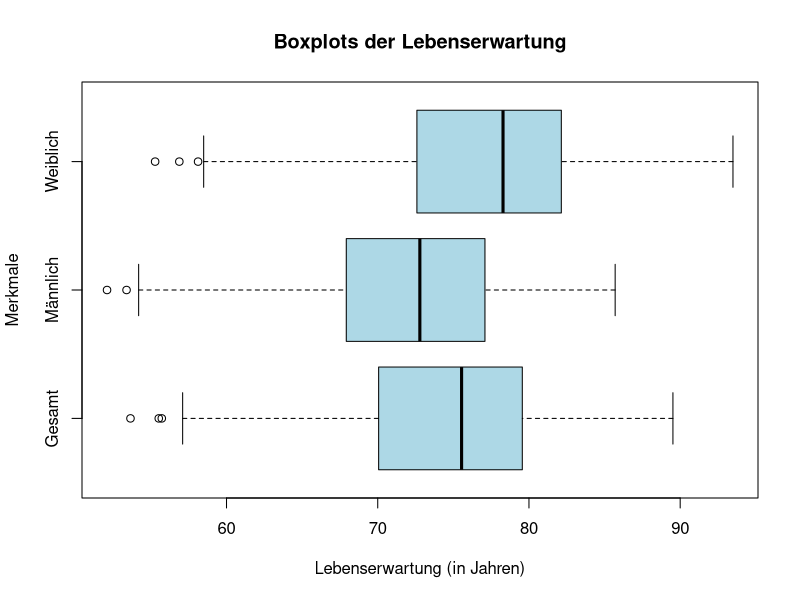
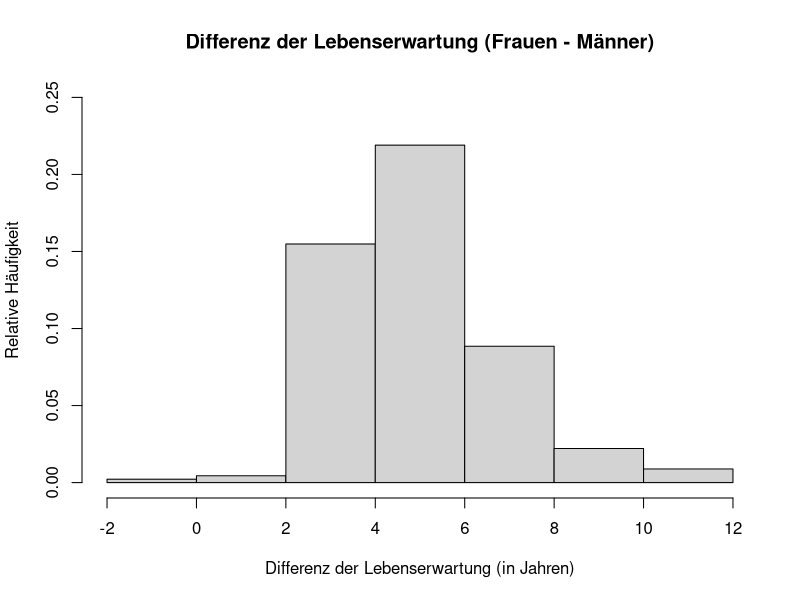
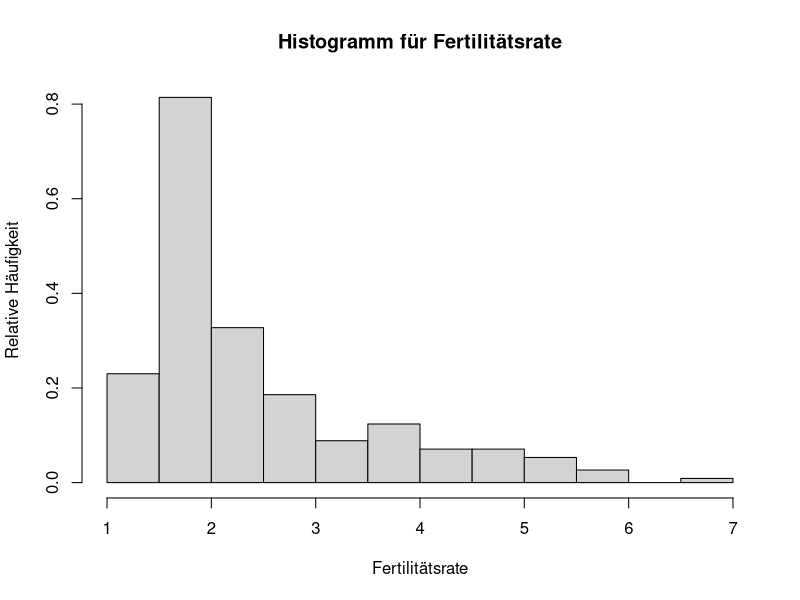
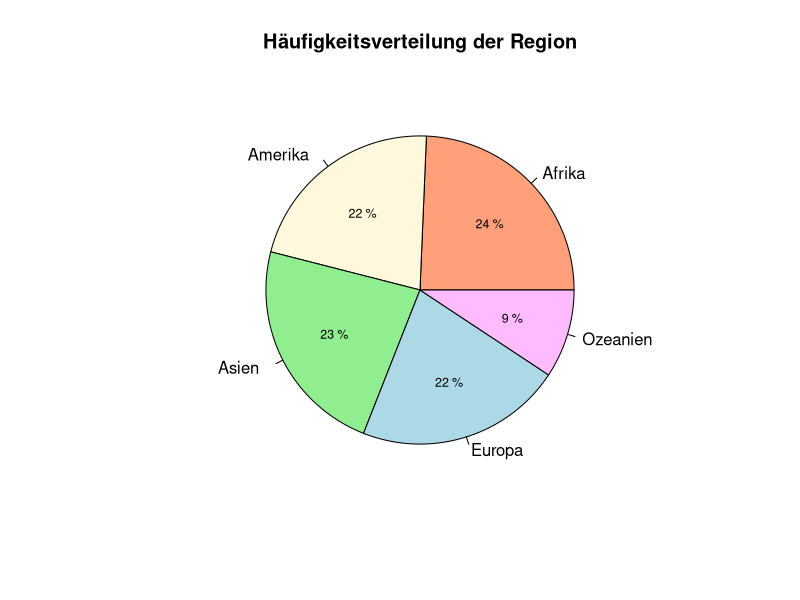
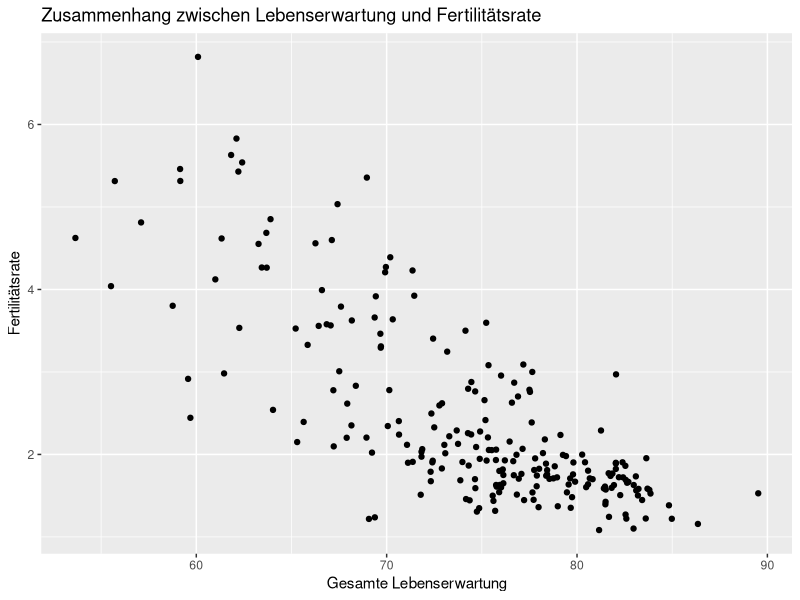
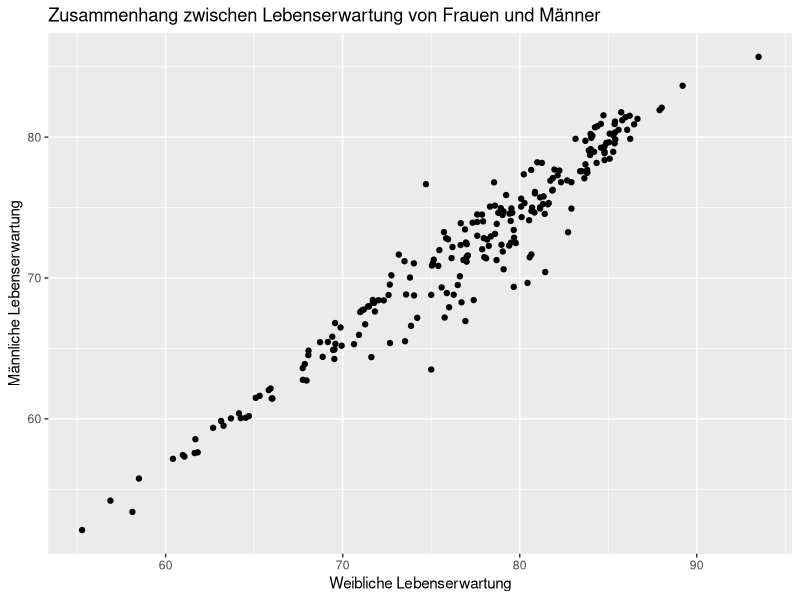
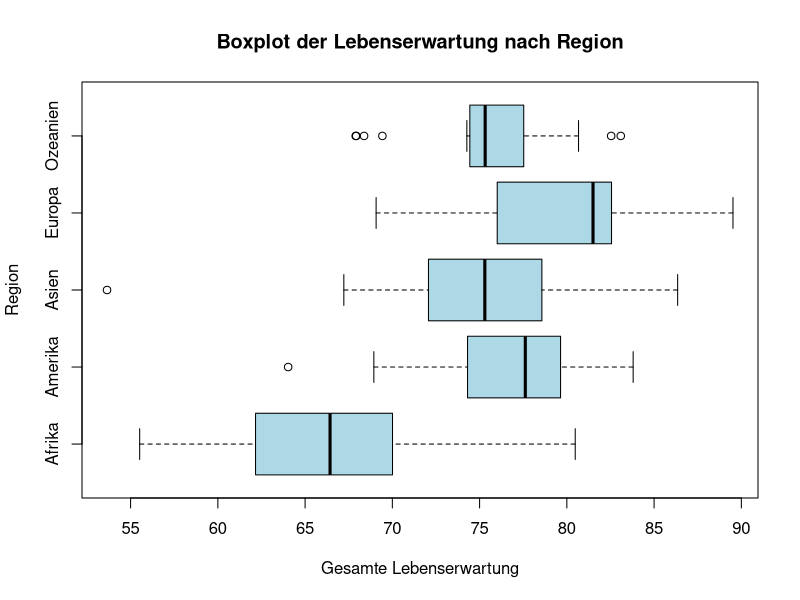
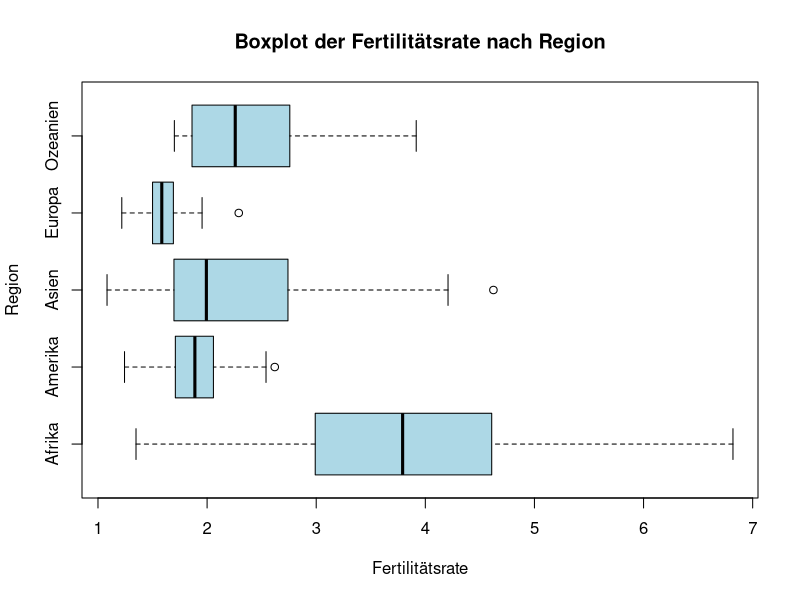

Write the R code that produced these figures, in order.
library(ggplot2)

setwd("C:/Users/alena/Documents/GitHub/Fallstudien-1/Projekt 1")

data <- read.csv("census_2022_2002.csv")
# Ueberblick ueber die Daten
dim(data)
head(data)
str(data)
summary(data)

# Entfernung von NA-Werten
data_noNA <- na.omit(data)

# Datensatz auf 2 abhaengig vom Jahr teilen
data2002 <- subset(data_noNA, Year == 2002)
dim(data2002)

data2022 <- subset(data_noNA, Year == 2022)
dim(data2022)


#1 - Haeufigkeitsverteilungen der Merkmale + Unterschiede zwischen Geschlechter
attach(data2022)

num_stat <- function(data) {
  var_name <- c("Gesamte Lebenserwartung", "Männliche Lebenserwartung", 
                "Weibliche Lebenserwartung", "Fertilitätsrate")
  result <- matrix(NA, nrow = length(data), ncol = 7)
  colnames(result) <- c("Variable", "min", "max", "IQR", "median", 
                        "mean", "sd")
  for(i in 1:length(data)) {
    var_data <- data[[i]]
    Max <- max(var_data)
    Min <- min(var_data)
    q1 <- quantile(var_data, 0.25)
    q3 <- quantile(var_data, 0.75)
    result[i, 1] <- var_name[i]
    result[i, 2] <- round(Min, 2)
    result[i, 3] <- round(Max,2)
    result[i, 4] <- round(q3 - q1,2)
    result[i, 5] <- round(median(var_data),2)
    result[i, 6] <- round(mean(var_data),2)
    result[i, 7] <- round(sd(var_data),2)
  } 
  return(as.data.frame(result))
}
num_data <- 3:6
num_stat(data2022[,num_data])

# Boxplot fuer Lebenserwartung (+ Unterschiede zwischen den Geschlechtern)
boxplot(Life_Expectancy_Overall,
        Life_Expectancy_Male,
        Life_Expectancy_Female,
        names = c("Gesamt", "Männlich", "Weiblich"),
        main = "Boxplots der Lebenserwartung",
        ylab = "Merkmale",
        xlab = "Lebenserwartung (in Jahren)", horizontal = TRUE, col = "lightblue")

# Unterschiede zwischen Geschlechter
Diff_Lebenserwartung <- Life_Expectancy_Female - Life_Expectancy_Male
hist(Diff_Lebenserwartung, xlab = "Differenz der Lebenserwartung (in Jahren)",
     ylab = "Relative Häufigkeit",
     main = "Differenz der Lebenserwartung (Frauen - Männer)", probability = TRUE,
     ylim = c(0, 0.25))

# Boxplot fuer gesamte Fertilitaet
hist(Total_Fertility_Rate, main = "Histogramm für Fertilitätsrate",
        xlab = "Fertilitätsrate", ylab = "Relative Häufigkeit", 
     probability = TRUE)

# Verteilung der Region
freq <- table(Region)
prozent <- round((freq / sum(freq)) * 100)
region_name <- c("Afrika", "Amerika", "Asien", "Europa", "Ozeanien")
beschriftung = paste(region_name, " ")

pie(freq, labels = beschriftung, main = "Häufigkeitsverteilung der Region", 
    col = c("lightsalmon", "cornsilk", "lightgreen", "lightblue", "plum1"))

angles <- cumsum(freq) / sum(freq) * 2 * pi
text_positions <- angles - (freq / sum(freq) * pi)

text(x = cos(text_positions) * 0.5, y = sin(text_positions) * 0.5, 
     labels = paste(prozent, "%"), cex = 0.75)

# Verteilung der Subregion
table(Subregion)

#2 - bivariate Zusammenhaenge zwischen den Merkmalen
# Subregionen nach Region
table(Subregion, Region)

# Streudiagramm der Lebenserwartung vs. Fertilitätsrate
ggplot(data2022, aes(x = Life_Expectancy_Overall, y = Total_Fertility_Rate)) +
  geom_point() +
  labs(title = "Zusammenhang zwischen Lebenserwartung und Fertilitätsrate",
       x = "Gesamte Lebenserwartung",
       y = "Fertilitätsrate")

# Streudiagramm der Lebenserwartung von Maenner vs Frauen
ggplot(data2022, aes(x = Life_Expectancy_Female, y = Life_Expectancy_Male)) +
  geom_point() +
  labs(title = "Zusammenhang zwischen Lebenserwartung von Frauen und Männer",
       x = "Weibliche Lebenserwartung",
       y = "Männliche Lebenserwartung")

# Boxplot der Lebenserwartung nach Region
boxplot(Life_Expectancy_Overall ~ Region,
        main = "Boxplot der Lebenserwartung nach Region",
        ylab = "Region",
        xlab = "Gesamte Lebenserwartung", horizontal = TRUE,
        names = region_name, col = "lightblue")

# Boxplot der Fertilitaet nach Region
boxplot(Total_Fertility_Rate ~ Region,
        main = "Boxplot der Fertilitätsrate nach Region",
        ylab = "Region",
        xlab = "Fertilitätsrate", horizontal = TRUE,
        col = "lightblue", names = region_name)


#3 - Unterschiede der Merkmale zwischen den Subregionen

# Subregionen ins Deutsche übersetzen und Region hinzufügen
Subregion[Subregion == "Eastern Africa"] <- "Ostafrika"
Subregion[Subregion == "Middle Africa"] <- "Zentralafrika"
Subregion[Subregion == "Northern Africa"] <- "Nordafrika"
Subregion[Subregion == "Southern Africa"] <- "Südafrika"
Subregion[Subregion == "Western Africa"] <- "Westafrika"
Subregion[Subregion == "Caribbean"] <- "Karibik"
Subregion[Subregion == "Central America"] <- "Mittelamerika"
Subregion[Subregion == "Northern America"] <- "Nordamerika"
Subregion[Subregion == "South America"] <- "Südamerika"
Subregion[Subregion == "Eastern Asia"] <- "Ostasien"
Subregion[Subregion == "South-Central Asia"] <- "Südzentralasien"
Subregion[Subregion == "South-Eastern Asia"] <- "Südostasien"
Subregion[Subregion == "Western Asia"] <- "Westasien"
Subregion[Subregion == "Eastern Europe"] <- "Osteuropa"
Subregion[Subregion == "Northern Europe"] <- "Nordeuropa"
Subregion[Subregion == "Southern Europe"] <- "Südeuropa"
Subregion[Subregion == "Western Europe"] <- "Westeuropa"
Subregion[Subregion == "Australia/New Zealand"] <- "Australien/Neuseeland"
Subregion[Subregion == "Melanesia"] <- "Melanesien"
Subregion[Subregion == "Micronesia"] <- "Mikronesien"
Subregion[Subregion == "Polynesia"] <- "Polynesien"

# Region hinzufügen basierend auf den Subregionen
Region <- ifelse(Subregion %in% c("Ostafrika", "Zentralafrika", "Nordafrika", "Südafrika", "Westafrika"), "Afrika",
                          ifelse(Subregion %in% c("Karibik", "Mittelamerika", "Nordamerika", "Südamerika"), "Amerika",
                                 ifelse(Subregion %in% c("Ostasien", "Südzentralasien", "Südostasien", "Westasien"), "Asien",
                                        ifelse(Subregion %in% c("Osteuropa", "Nordeuropa", "Südeuropa", "Westeuropa"), "Europa",
                                               ifelse(Subregion %in% c("Australien/Neuseeland", "Melanesien", "Mikronesien", "Polynesien"), "Ozeanien", 
                                                      NA)))))

# Sortieren der Daten nach Region und Subregion in neuer Variable year2022
year2022 <- data2022[order(Region, Subregion), ]


#########################
#Boxplots


#Boxplot Lebenserwartung der Männer in den Subregionen
# Boxplot mit ggplot2, nach Region gruppiert und mit farblicher Unterscheidung der Regionen
ggplot(year2022, aes(x = factor(Subregion, levels = unique(Subregion)), y = Life_Expectancy_Male, fill = Region)) +
  geom_boxplot(coef = 1.5, size = 0.6) +
  labs(title = "Lebenserwartung der Männer in den Subregionen (2022)",
       x = "Subregion",
       y = "Lebenserwartung",
       fill = "Region") +  # Legende für die Regionen hinzufügen
  theme(
    plot.title = element_text(size = 16, face = "bold"),  # Überschrift größer und fett
    axis.title.x = element_text(size = 14),  # x-Achsenbeschriftung größer
    axis.title.y = element_text(size = 14, margin = margin(r = 10)),  # y-Achsenbeschriftung größer
    axis.text.x = element_text(angle = 45, hjust = 1), # x-Achsenbeschriftung um 45 Grad drehen
    legend.text = element_text(size = 12),  # Legendentext größer
    legend.title = element_text(size = 14)  # Legendentitel größer
  )


# Boxplot Lebenserwartung der Frauen in den Subregionen
ggplot(year2022, aes(x = factor(Subregion, levels = unique(Subregion)), y = Life_Expectancy_Female, fill = Region)) +
  geom_boxplot(coef = 1.5, size = 0.6) +
  labs(title = "Lebenserwartung der Frauen in den Subregionen (2022)",
       x = "Subregion",
       y = "Lebenserwartung",
       fill = "Region") +  # Legende für die Regionen hinzufügen
  theme(
    plot.title = element_text(size = 16, face = "bold"),  # Überschrift größer und fett
    axis.title.x = element_text(size = 14),  # x-Achsenbeschriftung größer
    axis.title.y = element_text(size = 14, margin = margin(r = 10)),  # y-Achsenbeschriftung größer mit Abstand
    axis.text.x = element_text(angle = 45, hjust = 1), # x-Achsenbeschriftung um 45 Grad drehen
    legend.text = element_text(size = 12),  # Legendentext größer
    legend.title = element_text(size = 14)  # Legendentitel größer
  )

# Boxplot Gesamte Lebenserwartung in den Subregionen
ggplot(year2022, aes(x = factor(Subregion, levels = unique(Subregion)), y = Life_Expectancy_Overall, fill = Region)) +
  geom_boxplot(coef = 1.5, size = 0.6) +
  labs(title = "Gesamte Lebenserwartung in den Subregionen (2022)",
       x = "Subregion",
       y = "Lebenserwartung",
       fill = "Region") +  # Legende für die Regionen hinzufügen
  theme(
    plot.title = element_text(size = 16, face = "bold"),  # Überschrift größer und fett
    axis.title.x = element_text(size = 14),  # x-Achsenbeschriftung größer
    axis.title.y = element_text(size = 14, margin = margin(r = 10)),  # y-Achsenbeschriftung größer mit Abstand
    axis.text.x = element_text(angle = 45, hjust = 1), # x-Achsenbeschriftung um 45 Grad drehen
    legend.text = element_text(size = 12),  # Legendentext größer
    legend.title = element_text(size = 14)  # Legendentitel größer
  )


# Boxplot Fertilitätsrate in den Subregionen
ggplot(year2022, aes(x = factor(Subregion, levels = unique(Subregion)), y = Total_Fertility_Rate, fill = Region)) +
  geom_boxplot(coef = 1.5, size = 0.6) +
  labs(title = "Fertilitätsrate in den Subregionen (2022)",
       x = "Subregion",
       y = "Fertilitätsrate",
       fill = "Region") +  # Legende für die Regionen hinzufügen
  theme(
    plot.title = element_text(size = 16, face = "bold"),  # Überschrift größer und fett
    axis.title.x = element_text(size = 14),  # x-Achsenbeschriftung größer
    axis.title.y = element_text(size = 14, margin = margin(r = 10)),  # y-Achsenbeschriftung größer mit Abstand
    axis.text.x = element_text(angle = 45, hjust = 1), # x-Achsenbeschriftung um 45 Grad drehen
    legend.text = element_text(size = 12),  # Legendentext größer
    legend.title = element_text(size = 14)  # Legendentitel größer
  )

#4 - Vergleich von Merkmalen in 2002 und 2022

